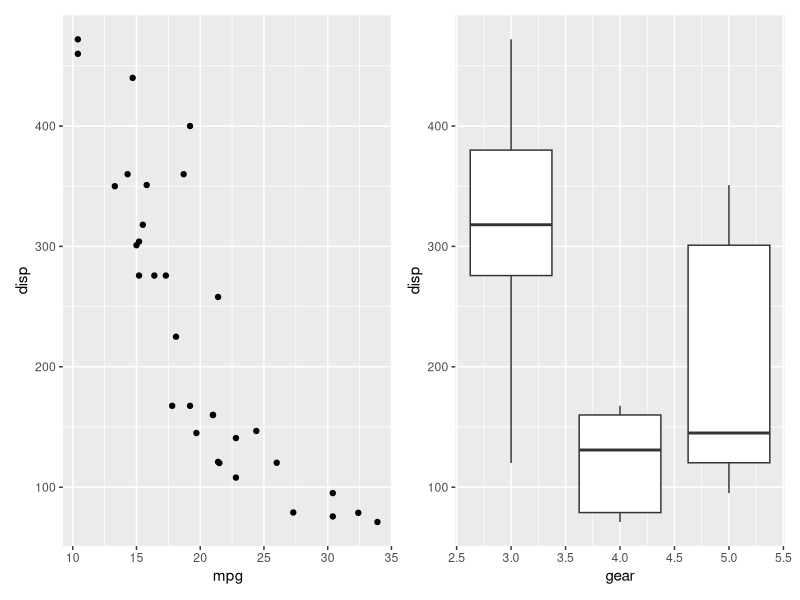
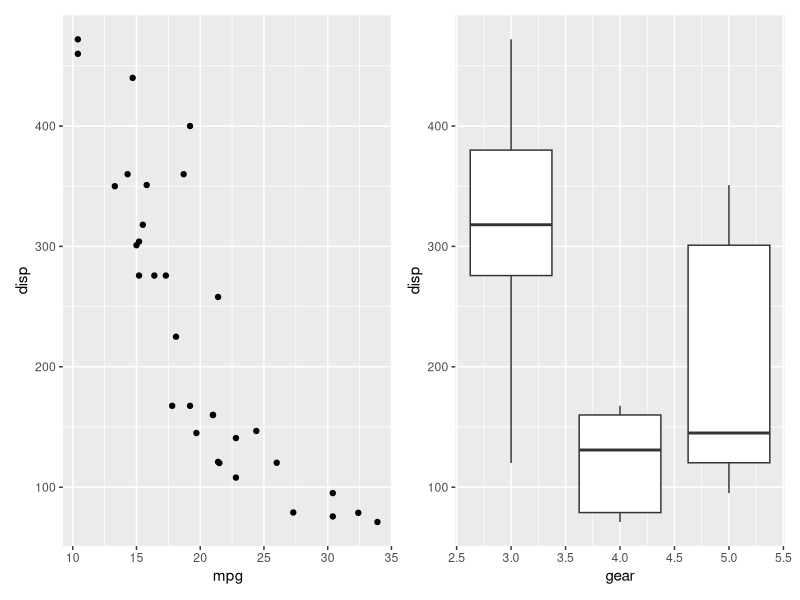
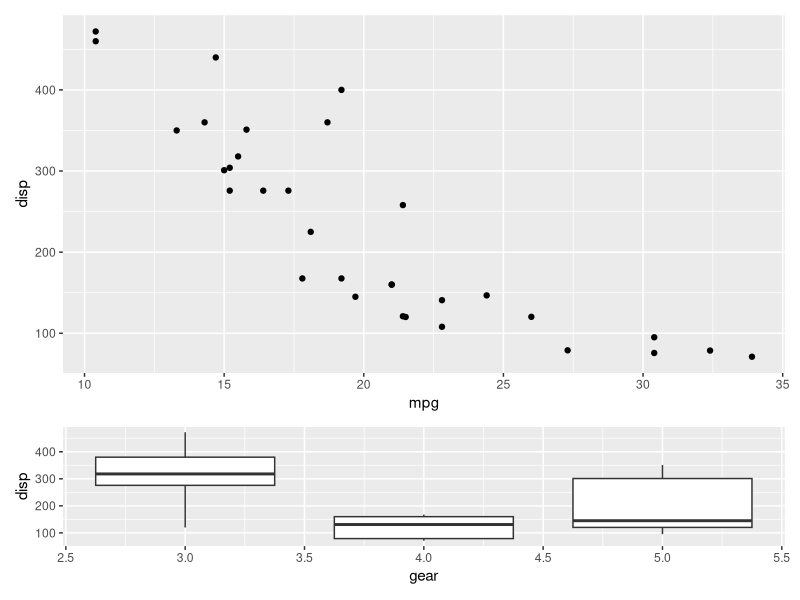

Write the R code that produced these figures, in order.
## ---- chunk 1
knitr::opts_chunk$set(
  collapse = TRUE,
  comment = "#>",
  fig.path = "man/figures/README-"
)
## ---- chunk 2
library(ggplot2)
library(patchwork)

p1 <- ggplot(mtcars) + geom_point(aes(mpg, disp))
p2 <- ggplot(mtcars) + geom_boxplot(aes(gear, disp, group = gear))

p1 + p2
## ---- chunk 3
ggplot(mtcars) +
  geom_point(aes(mpg, disp)) +
  ggplot(mtcars) + 
  geom_boxplot(aes(gear, disp, group = gear))
## ---- chunk 4
p1 + p2 + plot_layout(ncol = 1, heights = c(3, 1))
